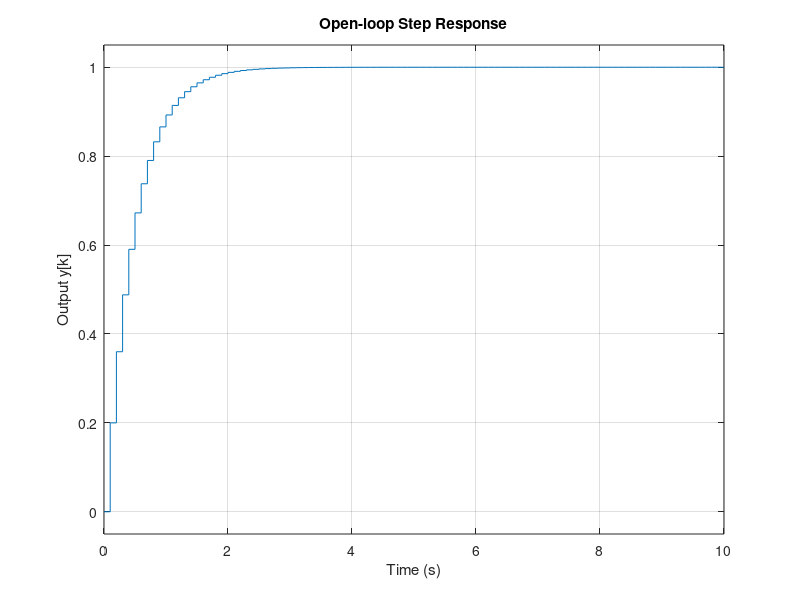

Recreate this plot in MATLAB. (Note: this script raises an error after producing the figure.)
clear; clc; close all;

%% System parameters
Ts = 0.1;
N = 100;

% Plant: H(z) = 0.2 / (z - 0.8)
num = 0.2;
den = [1 -0.8];
H = tf(num, den, Ts);

%% Open-loop response
figure(1)
step(H, N*Ts);
title('Open-loop Step Response')
xlabel('Time (s)')
ylabel('Output y[k]')
grid on;

S_ol = stepinfo(H);

%% Better PID gains
Kp = 8.0;
Ki = 2.0;
Kd = 0.1;

C = pid(Kp, Ki, Kd);
C.Ts = Ts;
C.TimeUnit = 'seconds';

%% Closed-loop system
G = series(C, H);
CL = feedback(G, 1);

figure(2)
step(CL, N*Ts);
title('Closed-loop Step Response with Improved PID')
xlabel('Time (s)')
ylabel('Output y[k]')
grid on;

S_cl = stepinfo(CL);

%% Pole-zero map
figure(3)
pzmap(CL);
title('Pole-Zero Map of Closed-loop System')
grid on;

%% Stability check
p = pole(CL);
p_mag = abs(p);
stable = all(p_mag < 1);

disp('Open-loop metrics:')
disp(S_ol)

disp('Closed-loop metrics:')
disp(S_cl)

disp('Closed-loop poles:')
disp(p)

disp('Pole magnitudes:')
disp(p_mag)

if stable
    disp('System is stable: all poles are inside the unit circle.')
else
    disp('System is unstable: at least one pole is outside the unit circle.')
end

%% Sampling-time effect
Ts2 = 0.05;

H2 = tf(num, den, Ts2);

C2 = pid(Kp, Ki, Kd);
C2.Ts = Ts2;
C2.TimeUnit = 'seconds';

CL2 = feedback(series(C2, H2), 1);

figure(4)
step(CL, N*Ts);
hold on;
step(CL2, N*Ts2);
hold off;
legend('Ts = 0.1 s', 'Ts = 0.05 s')
title('Effect of Sampling Time on Closed-loop Response')
xlabel('Time (s)')
ylabel('Output y[k]')
grid on;
